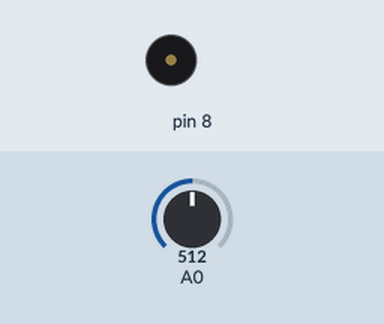
A sketch run on a simulated Arduino Uno, built with avr-gcc and run on an emulated ATmega328P. On the bench: buzzer (waves = sounding). Inputs (shaded band) come from the test bench; at power-on: A0 = 512. What the sketch prints to the serial monitor is not drawn.

Above: at 6.8 s.
6.9 s: A0 set to 289
13.6 s: A0 set to 267
At 14.1 s:
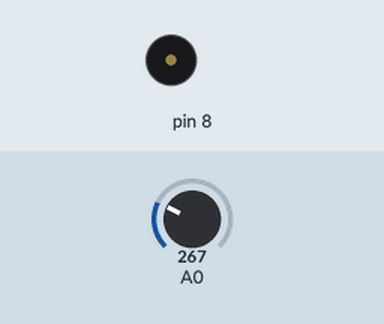
20.3 s: A0 set to 290
At 24.1 s:
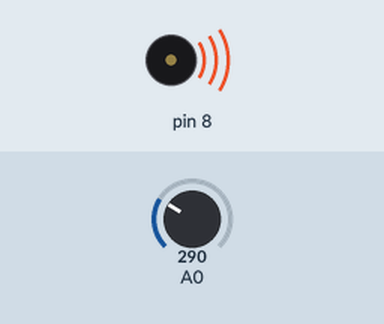
31.7 s: A0 set to 270
At 32.7 s:
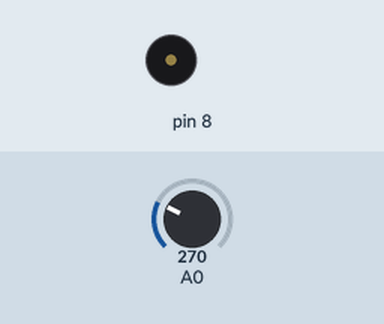
Timing chart, 0 to 34.7 s (numbered marks = the images above; inputs shaded):
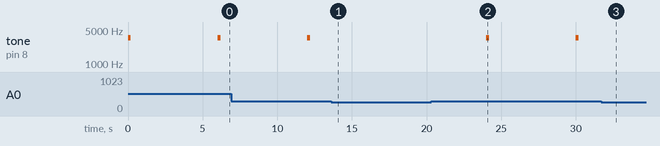

Measured:
- after the input at 13.6 s, tone on pin 8: stays silent (without the input it goes to 3500 Hz after 4.4 s)
- after the input at 20.3 s, tone on pin 8: alternates 3500 Hz for 0.20 s and silent for 5.8 s, starting after 3.7 s
- after the input at 31.7 s, tone on pin 8: stays silent (without the input it goes to 3500 Hz after 4.3 s)
- by itself, tone on pin 8: alternates 3500 Hz for 0.20 s and silent for 5.8 s

The sketch:

exhibition.ino
```cpp
int sensorValue;

void setup()
{
  Serial.begin(9600);
}

void loop()
{
  sensorValue=analogRead(0);
  Serial.print(sensorValue, DEC);
  if(sensorValue>280)
  {
    tone(8,3500,200);
    }
   delay(6000);
}
```
